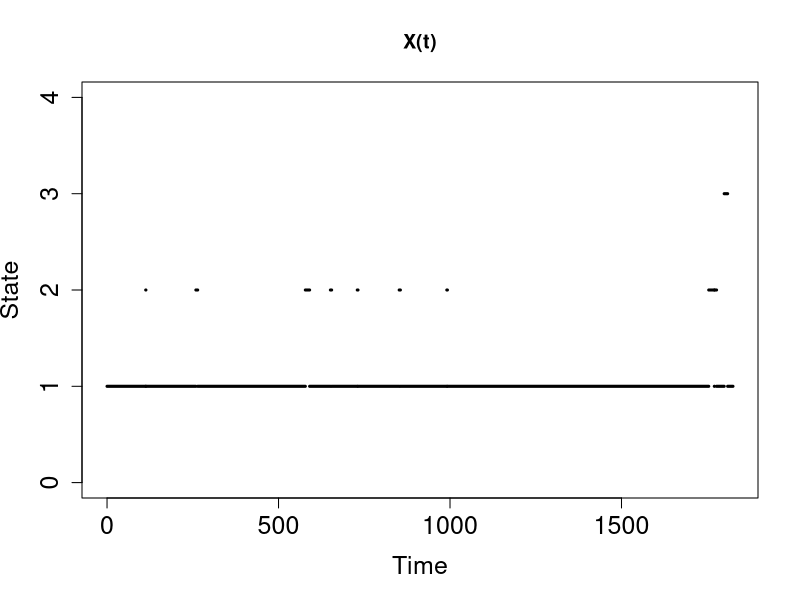

Source code (R):

#(S,I_L,I_H) = (1,2,3)
#parameters
lambda = 0.01
mu_L = 1/7
mu_H = 1/20
alpha = 0.1

ST = c(lambda,mu_L,mu_H)

#time
Yrs = 1000
P = 365*Yrs
f = 365*5 #time for plotting

#starting conditions
i = 1.0
s = 0.0
X = c(i)
S = c(s)

#long-run mean fractions of time
timeS = 0.0
timeI_L = 0.0
timeI_H = 0.0

I_H_times = c()
lastI_H = 0.0

while(s<P){
  #finds sojourn time
  this_sojourn_time =rexp(1,rate=ST[i])
  
  if (s + this_sojourn_time > P){
    this_sojourn_time = P - s
  }
  
  s = s + this_sojourn_time

  
  S = c(S,s)
    
  #finds next state
  p = runif(1)
  if (i==1){
    timeS = timeS + this_sojourn_time
    if (p < alpha){
      i = 3
    }else {
      i = 2
    }
  }else if (i == 2){
    timeI_L = timeI_L + this_sojourn_time
    i = 1
  }else if (i == 3){
    I_H_times = c(I_H_times, s-lastI_H)
    
    lastI_H = s
    
    timeI_H = timeI_H + this_sojourn_time
    i = 1
  }
    
    
  X = c(X,i)
}

Splot = S[S<=f]
N = length(Splot)
Xplot = X[1:N]


plot(NULL, NULL, xlim = c(0,f), ylim = c(0, 4), lwd = 2, cex.lab = 1.5, xlab = "Time", ylab = "State", cex.axis = 1.5,
     main = "X(t)")
for(i in 1:N){
  lines(Splot[i:(i+1)], Xplot[i]*c(1,1), lwd = 3)
}
lines(c(Splot[N],f), Xplot[N]*c(1,1), lwd = 3)



#d)

print(timeS/P)
print(timeI_L/P)
print(timeI_H/P)

print((timeI_L/P+timeI_H/P)*365)

#e)
print(I_H_times)
print(mean(I_H_times))
print(sum(I_H_times))
print(P)
